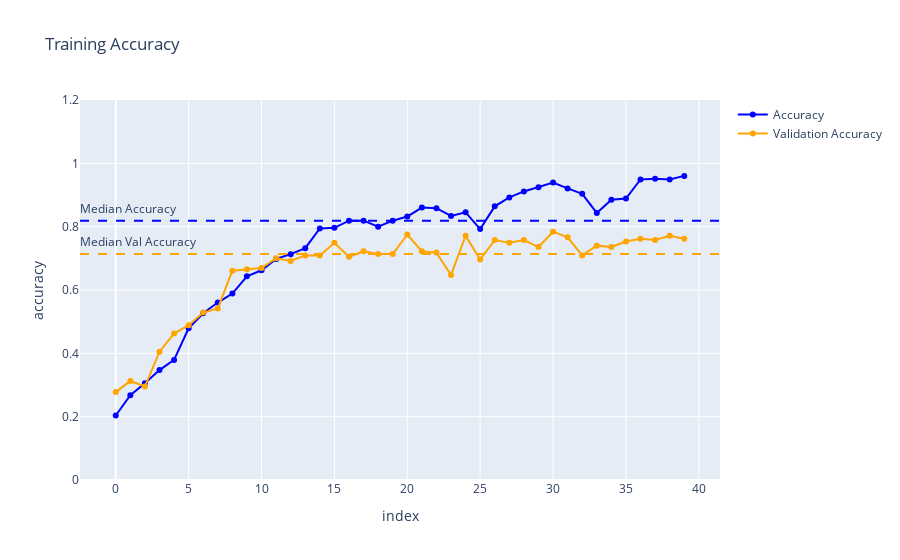

Write notebook code for a chart like this one.
### Code cell
history_df = pd.DataFrame(history.history)

fig = px.line(history_df, x=history_df.index, y="accuracy", markers=True, title="Training Accuracy")
fig2 = px.line(history_df, x=history_df.index, y="val_accuracy", markers=True)

fig.update_traces(dict(
  marker=dict(
    color="blue"
  ),
  line=dict(
    color="blue",
  ),
))
fig2.update_traces(dict(
  marker=dict(
    color="orange"
  ),
  line=dict(
    color="orange",
  ),
))
fig.add_traces(fig2.data)
fig.data[0]["name"] = "Accuracy" # type: ignore
fig.data[1]["name"] = "Validation Accuracy" # type: ignore
fig.update_yaxes(dict(range=[0,1.2]))

fig.add_hline(y=history_df["val_accuracy"].median(), line_color="orange", line_dash="dash", label=dict(text="Median Val Accuracy", textposition="start"))
fig.add_hline(y=history_df["accuracy"].median(), line_color="blue", line_dash="dash", label=dict(text="Median Accuracy", textposition="start"))

fig.update_traces(dict(
  showlegend=True
))
fig.show()

### Figure 1 — Plotly figure (JSON) as saved in the notebook; plotly's stock layout.template omitted (floating-point values rounded to 4 significant figures)
{"data": [{"hovertemplate": "index=%{x}<br>accuracy=%{y}<extra></extra>", "legendgroup": "", "line": {"color": "blue", "dash": "solid"}, "marker": {"color": "blue", "symbol": "circle"}, "mode": "lines+markers", "name": "Accuracy", "orientation": "v", "showlegend": true, "type": "scatter", "x": [0, 1, 2, 3, 4, 5, 6, 7, 8, 9, 10, 11, 12, 13, 14, 15, 16, 17, 18, 19, 20, 21, 22, 23, 24, 25, 26, 27, 28, 29, 30, 31, 32, 33, 34, 35, 36, 37, 38, 39], "xaxis": "x", "y": [0.2038, 0.2679, 0.3057, 0.3472, 0.3792, 0.4792, 0.5264, 0.5604, 0.5887, 0.6434, 0.6623, 0.6981, 0.7132, 0.7321, 0.7943, 0.7962, 0.8189, 0.8189, 0.8, 0.8189, 0.8321, 0.8604, 0.8585, 0.834, 0.8453, 0.7925, 0.8642, 0.8925, 0.9113, 0.9245, 0.9396, 0.9208, 0.9038, 0.8434, 0.8849, 0.8887, 0.9491, 0.9509, 0.9491, 0.9604], "yaxis": "y"}, {"hovertemplate": "index=%{x}<br>val_accuracy=%{y}<extra></extra>", "legendgroup": "", "line": {"color": "orange", "dash": "solid"}, "marker": {"color": "orange", "symbol": "circle"}, "mode": "lines+markers", "name": "Validation Accuracy", "orientation": "v", "showlegend": true, "type": "scatter", "x": [0, 1, 2, 3, 4, 5, 6, 7, 8, 9, 10, 11, 12, 13, 14, 15, 16, 17, 18, 19, 20, 21, 22, 23, 24, 25, 26, 27, 28, 29, 30, 31, 32, 33, 34, 35, 36, 37, 38, 39], "xaxis": "x", "y": [0.2775, 0.3128, 0.2952, 0.4053, 0.4626, 0.489, 0.5286, 0.5419, 0.6608, 0.6652, 0.6696, 0.7004, 0.6916, 0.7093, 0.7093, 0.7489, 0.7048, 0.7225, 0.7137, 0.7137, 0.7753, 0.7225, 0.7181, 0.6476, 0.7709, 0.696, 0.7577, 0.7489, 0.7577, 0.7357, 0.7841, 0.7665, 0.7093, 0.7401, 0.7357, 0.7533, 0.7621, 0.7577, 0.7709, 0.7621], "yaxis": "y"}], "layout": {"legend": {"tracegroupgap": 0}, "shapes": [{"label": {"text": "Median Val Accuracy", "textposition": "start"}, "line": {"color": "orange", "dash": "dash"}, "type": "line", "x0": 0, "x1": 1, "xref": "x domain", "y0": 0.7137, "y1": 0.7137, "yref": "y"}, {"label": {"text": "Median Accuracy", "textposition": "start"}, "line": {"color": "blue", "dash": "dash"}, "type": "line", "x0": 0, "x1": 1, "xref": "x domain", "y0": 0.8189, "y1": 0.8189, "yref": "y"}], "title": {"text": "Training Accuracy"}, "xaxis": {"anchor": "y", "domain": [0, 1], "title": {"text": "index"}}, "yaxis": {"anchor": "x", "domain": [0, 1], "range": [0, 1.2], "title": {"text": "accuracy"}}}}
